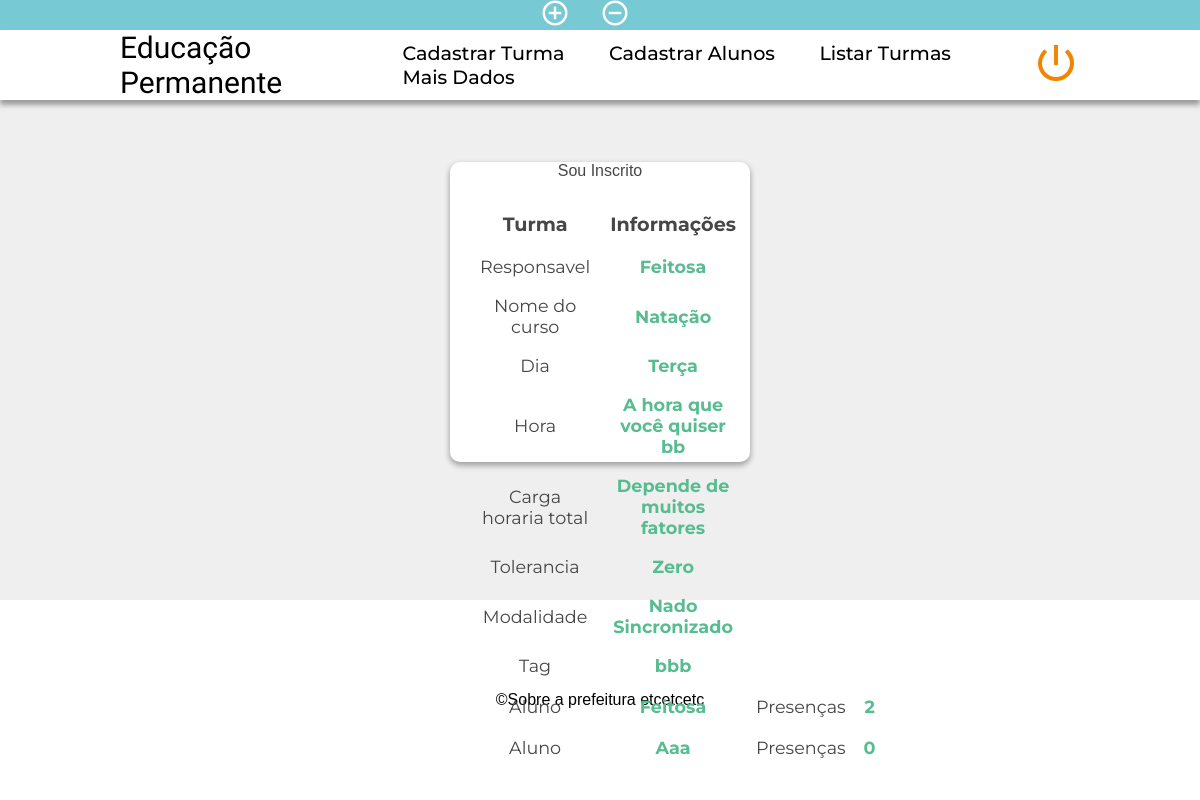
/listaturma/Natação (signed in), run on an earlier commit of the app's database.
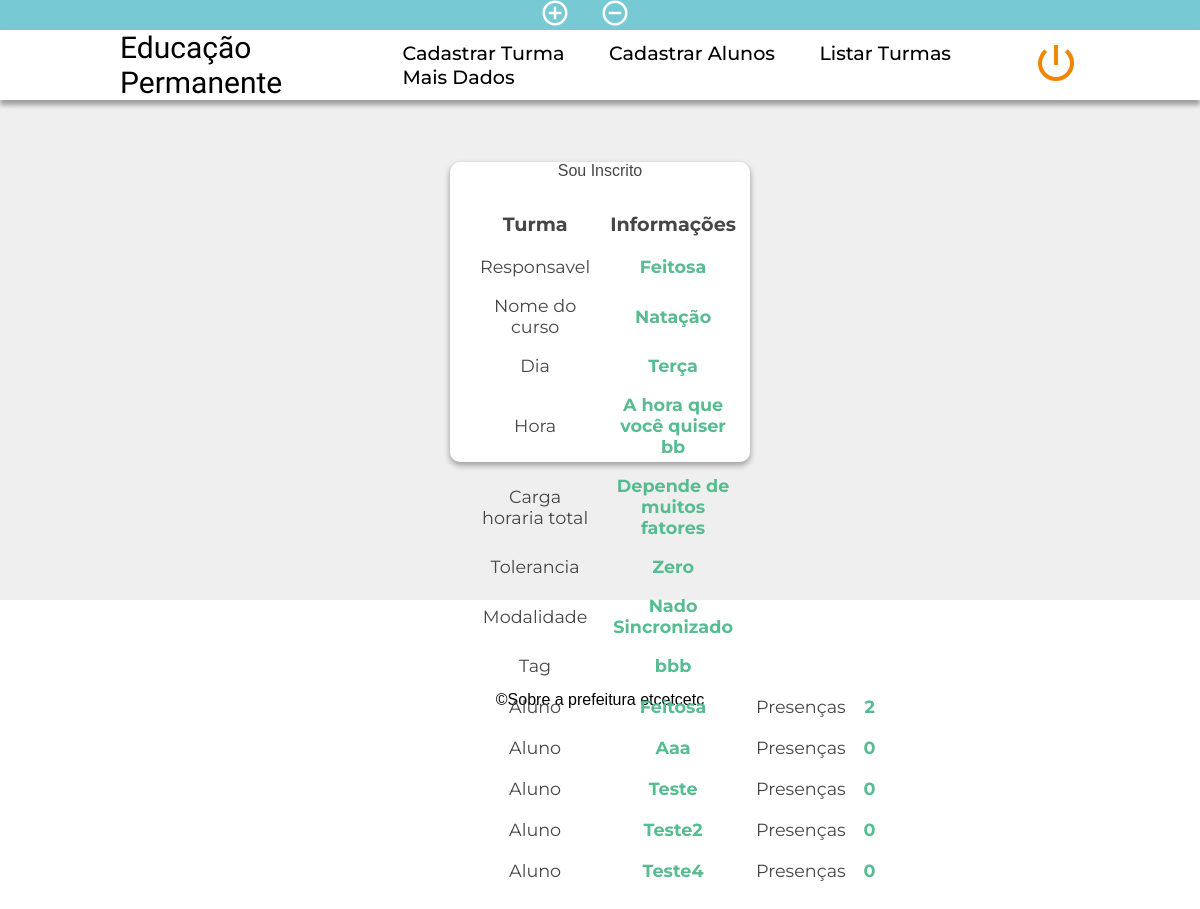
And on a later commit of the database.
### tables this page shows
CREATE TABLE turma(
id_turma INTEGER PRIMARY KEY AUTOINCREMENT,
id_responsavel INTEGER NOT NULL,
nome_do_curso VARCHAR(50) NOT NULL,
dia VARCHAR(50) NOT NULL,
hora VARCHAR(50) NOT NULL,
carga_horaria_total VARCHAR(50) NOT NULL,
tolerancia VARCHAR(50) NOT NULL,
modalidade VARCHAR(50) NOT NULL,
turma_tag VARCHAR(50) NOT NULL,
FOREIGN KEY (id_responsavel) REFERENCES user(id)
);

CREATE TABLE user (
id INTEGER PRIMARY KEY,
usuario TEXT NOT NULL,
email TEXT NOT NULL,
senha TEXT NOT NULL,
adm INTEGER DEFAULT 0 NOT NULL,
gestor INTEGER DEFAULT 0 NOT NULL,
coordenador INTEGER DEFAULT 0 NOT NULL,
propositor INTEGER DEFAULT 0 NOT NULL,
cursista INTEGER DEFAULT 0 NOT NULL,
apoiador INTEGER DEFAULT 0 NOT NULL
);

CREATE TABLE alunos(
id_aluno INTEGER PRIMARY KEY AUTOINCREMENT,
alunos_id_turma INTEGER NOT NULL,
alunos_id_user INTEGER NOT NULL,
presenca INTEGER DEFAULT '0' NOT NULL,
FOREIGN KEY (alunos_id_turma) REFERENCES turma(id_turma),
FOREIGN KEY (alunos_id_user) REFERENCES user(id)
);

### pref.py (the view)
@app.route('/listaturma/<string:codigo_turma>')
def turma(codigo_turma):
    session['nome_da_turma'] = codigo_turma
    banco = Banco()
    soualuno = banco.buscarAlunoPorUsuarioECodigo(session['user'], session['nome_da_turma'])
    if(soualuno != []):
        session['inscrito'] = True
    else:
        session['inscrito'] = False
    eventos = banco.buscarTurmaComProfessor(codigo_turma)
    variavel = eventos[0][0]
    alunodaturma = banco.listarAlunos(variavel)
    evento = banco.buscarTurmaComProfessor(codigo_turma)
    return render_template('listaralunosdaturma.html', eventos = evento, alunosdaturma = alunodaturma )

### db_create.py (called while the page is built)
    def listarAlunos(self, variavel_alunos_id_turma):
        with sqlite3.connect('db1.db') as connection:
            cursor = connection.cursor()
            lista = ("SELECT * FROM alunos INNER JOIN user ON alunos.alunos_id_user = user.id WHERE alunos_id_turma = ? AND alunos_id_turma = ?")
            result = cursor.execute(lista, (variavel_alunos_id_turma, variavel_alunos_id_turma)).fetchall()
        return result

    def buscarTurmaComProfessor(self, codigo):
        resultado = []
        with sqlite3.connect('db1.db') as connection:
            cursor = connection.cursor()
            find_user = ("SELECT * FROM turma INNER JOIN user ON turma.id_responsavel = user.id WHERE nome_do_curso = ? AND nome_do_curso = ?")
            resultado = cursor.execute(find_user, (codigo, codigo)).fetchall()
        return resultado

    def buscarAlunoPorUsuarioECodigo(self, usuario, codigo):
        resultado = []
        with sqlite3.connect('db1.db') as connection:
            cursor = connection.cursor()
            find_user = ("SELECT * FROM alunos INNER JOIN user ON alunos.alunos_id_user = user.id INNER JOIN turma ON alunos.alunos_id_turma = turma.id_turma WHERE usuario = ? AND nome_do_curso = ?")
            resultado = cursor.execute(find_user, (usuario, codigo)).fetchall()
        return resultado

### templates/listaralunosdaturma.html (shortened to what this page needs)
{% extends "base/base.html" %}
{% block content %}
{% if not session['logged_in'] %}
<!-- <div class="alert">
    <span class="closebtn" onclick="this.parentElement.style.display='none';">&times;</span>
    <strong>Bem vindo, aluno!</strong> Faça login para uma experiência personalizada!
</div> -->
{% else %}
    <div class="card-container">
        {% for evento in eventos %}
        <div class="card">
            <table class="card-list">
                <tr>
                    <th>Turma</th>
                    <th>Informações</th>
                </tr>
                    <tr>
                        <td class="name">Responsavel</td>
                        <td class="value">{{evento[10]}}</td>
                    </tr>
                    <tr>
                        <td class="name">Nome do curso</td>
                        <td class="value">{{evento[2]}}</td>
                    </tr>
                    <tr>
                        <td class="name">Dia</td>
                        <td class="value">{{evento[3]}}</td>
                    </tr>
                    <tr>
                        <td class="name">Hora</td>
                        <td class="value">{{evento[4]}}</td>
                    </tr>
                    <tr>
                        <td class="name">Carga horaria total</td>
                        <td class="value">{{evento[5]}}</td>
                    </tr>
                    <tr>
                        <td class="name">Tolerancia</td>
                        <td class="value">{{evento[6]}}</td>
                    </tr>
                    <tr>
                        <td class="name">Modalidade</td>
                        <td class="value">{{evento[7]}}</td>
                    </tr>
                    <tr>
                        <td class="name">Tag</td>
                        <td class="value">{{evento[8]}}</td>
                    </tr>
                    {% if session['inscrito'] %}
                        <p>Sou Inscrito</p>
                    {% else %}
                        <form action="/cadastraraluno" method="POST">
                            <input type="submit" class="button" value="Inscrever">
                        </form>
                    {% endif %}
                    {% for aluno in alunosdaturma %}
                    <tr>
                    <tr>
                        <td class="name">Aluno</td>
                        <td class="value">{{aluno[5]}}</td>
                        <td class="name">Presenças</td>
                        <td class="value">{{aluno[3]}}</td>
                    </tr>
                    </tr>
                    {% endfor %}
            </table>
        </div>
        {% endfor %}
    </div>
{% endif %}
{% endblock %}

### templates/base/base.html (shortened to what this page needs)
<!DOCTYPE html>
<html lang="pt-br">
<head>
  <link rel="stylesheet" href="../../static/css/main.css">
</head>
<body>
  <div class="grid-container">
    <div class="acessibility">
      <a href="#" alt="Aumentar fonte" title="Aumentar fonte"> <i class="material-icons"
          id="acessible-elements">add_circle_outline</i></a>
      <a href="#" alt="Diminuir fonte" title="Diminuir fonte"><i class="material-icons"
          id="acessible-elements">remove_circle_outline</i></a>
    </div>
    <header>
      <div class="logo"><a href="/">Educação Permanente</a></div>
      <nav class="myNav" id="myNav">
        <ul class="nav__links">
          <li><a href="cadastroturma" class="middle" title="Cadastrar Turma">Cadastrar Turma</a></li>
          <li><a href="cadastroalunonaturma" class="middle" title="Cadastrar Alunos">Cadastrar Alunos</a></li>
          <li><a href="listaturma" class="middle" title="Listar Turmas">Listar Turmas</a></li>
          <li><a href="cadastrodadoscomplementares" class="middle" title="Dados complementares">Mais Dados</a></li>
        </ul>
      </nav>
      {% if session['logged_in'] %}
      <a href="sair" title="Sair"> <i class="material-icons" id="nav-elements">power_settings_new</i> </a>
      {% endif %}
    </header>
    <main class="main">
      {% block content %}{% endblock %}
    </main>
    <footer>&copy;Sobre a prefeitura etcetcetc</footer>
  </div>
</body>
</html>

### static/css/main.css (style rules this page uses)
:root { --margin-cards: 30px; --margin-mobile-navbar: 6em; --main-background-color: #efefef; --acessibility-color: #77c9d4; --elements-color: #57bc90; --elements-second-color: #f28500; --slide-navbar-color: rgba(100, 100, 100, 0.9); }
* { box-sizing: border-box; padding: 0; margin: 0; }
body { font-family: Arial, Helvetica, sans-serif; }
.grid-container { display: grid; grid-template-columns: 1fr; grid-template-rows: 30px 70px 1fr 200px; grid-template-areas: "acessibility" "header" "main" "footer"; height: 100vh; }
.acessibility { grid-area: acessibility; display: flex; align-items: center; justify-content: center; background-color: var(--acessibility-color); text-align: center; color: #fff; font-weight: bold; font-size: 1.2em; display: flex; justify-content: center; }
#acessible-elements { color: #fff; font-size: 30px; padding-right: 1em; }
header { grid-area: header; display: flex; justify-content: space-between; align-items: center; padding: 30px 10%; z-index: 1000; -webkit-box-shadow: 0px 5px 5px 0px rgb(156, 156, 156); -moz-box-shadow: 0px 5px 5px 0px rgba(156, 156, 156, 1); box-shadow: 0px 5px 5px 0px rgba(156, 156, 156, 1); }
li, a { font-weight: 500; font-size: 16px; color: #5d5d5d; text-decoration: none; }
.main { grid-area: main; background-color: var(--main-background-color); color: #464646; display: flex; justify-content: center; text-align: center; }
footer { grid-area: footer; display: flex; justify-content: center; align-items: center; }
header, footer { background-color: #fff; }
.logo a { font-family: 'Kaushan Script', cursive; color: #000; font-size: 30px; margin-left: 0px; cursor: pointer; }
.nav__links { list-style: none; }
.nav__links li { display: inline-block; padding: 0px 20px; font-family: 'Montserrat', sans-serif; white-space: nowrap; }
.nav__links li a.middle { position: relative; color: #000; font-size: 1.2em; }
.nav__links li a.middle:before { content: ""; position: absolute; width: 100%; height: 4px; bottom: -3px; left: 0; background-color: var(--elements-second-color); visibility: hidden; transform: scaleX(0); transition: all 0.3s ease-in-out; }
#nav-elements { color: var(--elements-second-color); font-size: 3em; }
.card-container { margin-top: var(--margin-cards); display: flex; justify-content: center; flex-wrap: wrap; }
.card { position: relative; background: #fff; border-radius: 10px; height: 300px; width: 300px; box-shadow: 0 3px 6px rgba(0, 0, 0, 0.16), 0 3px 6px rgba(0, 0, 0, 0.23); transition: all 0.6s cubic-bezier(.25, .8, .25, 1); margin: 2rem; }
.card-list { font-family: 'Montserrat', sans-serif; padding: 20px; }
.card-list tr th { padding: 10px; font-size: 1.2em; }
.card-list tr td { font-size: 1.1em; padding: 8px; }
.card-list .value { color: var(--elements-color); font-weight: 700; }

What changed in the data, as far as the page shows it:
added alunos: usuario "Teste", presenca "0"
added alunos: usuario "Teste2", presenca "0"
added alunos: usuario "Teste4", presenca "0"
